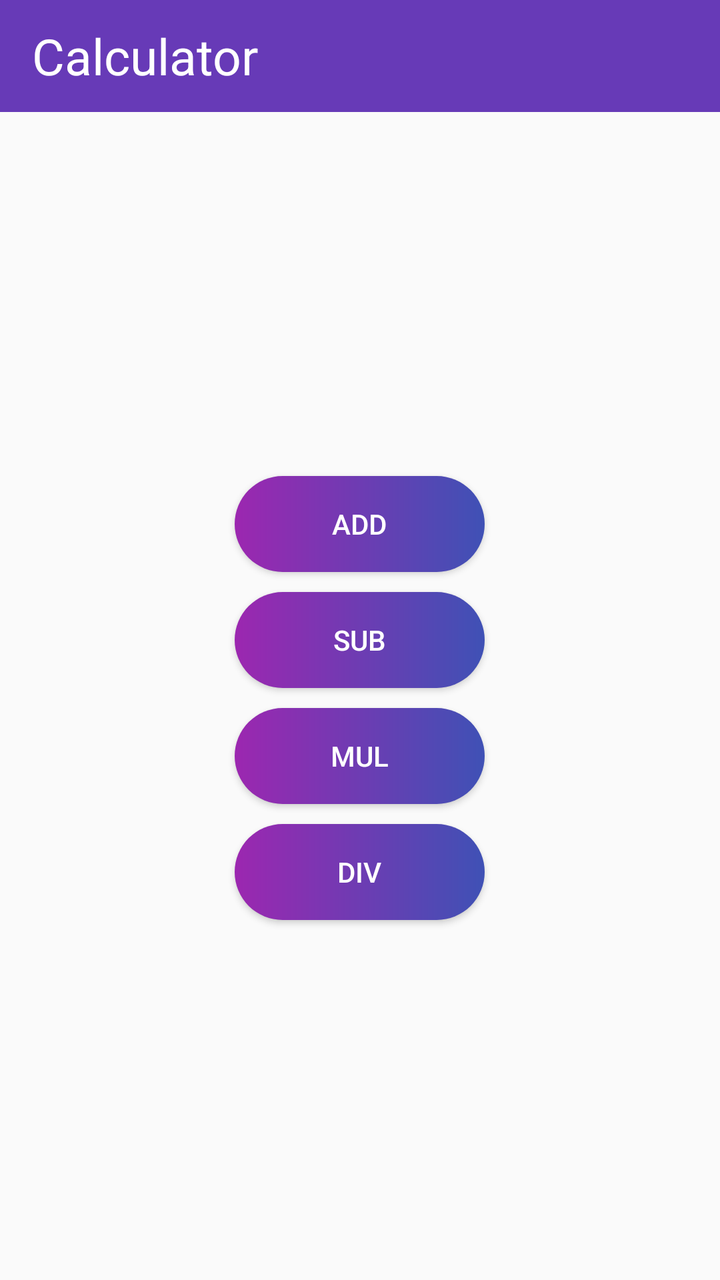
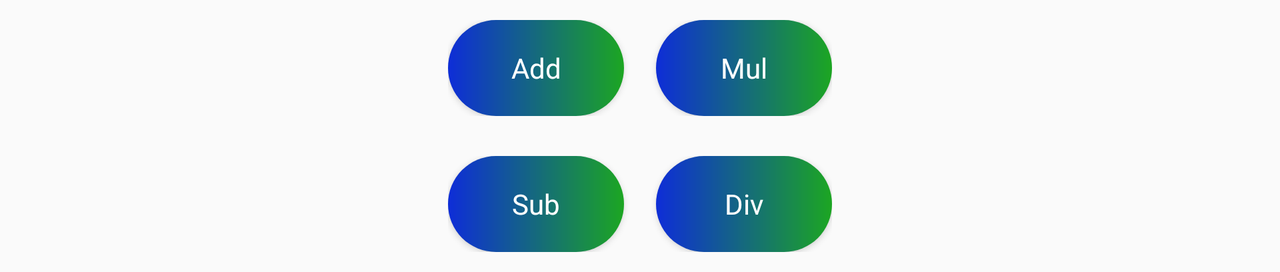

Compare how this app lays out the same screen by default and in its alternative resource folder. The renders come first, then the two layout files and the values they reference.
<!-- AndroidManifest.xml: application theme Theme.SampleCalculator -->
<!-- res/layout/activity_main.xml -->
<?xml version="1.0" encoding="utf-8"?>
<RelativeLayout xmlns:android="http://schemas.android.com/apk/res/android"
    xmlns:tools="http://schemas.android.com/tools"
    android:layout_width="match_parent"
    android:layout_height="match_parent"
    tools:context=".MainActivity"
    android:layout_centerInParent="true"
    >

    <include
        layout="@layout/custom_toolbar"
        />

    <Button
        android:id="@+id/btnAdd"
        android:layout_width="125dp"
        android:layout_height="wrap_content"
        android:text="@string/Add"
        android:layout_centerHorizontal="true"
        android:layout_above="@+id/btnSub"
        android:background="@drawable/custom_button"
        android:layout_marginBottom="10dp"
        android:textColor="#ffff"
       />

    <Button
        android:id="@+id/btnSub"
        android:layout_width="125dp"
        android:layout_height="wrap_content"
        android:text="@string/Sub"
        android:layout_centerHorizontal="true"
        android:layout_centerVertical="true"
        android:background="@drawable/custom_button"
        android:layout_marginBottom="10dp"
        android:textColor="#ffff"
        />

    <Button
        android:id="@+id/btnMul"
        android:layout_width="125dp"
        android:layout_height="wrap_content"
        android:text="@string/Mul"
        android:layout_below="@+id/btnSub"
        android:layout_centerHorizontal="true"
        android:background="@drawable/custom_button"
        android:layout_marginBottom="10dp"
        android:textColor="#ffff"
         />

    <Button
        android:id="@+id/btnDiv"
        android:layout_width="125dp"
        android:layout_height="wrap_content"
        android:text="@string/Div"
        android:layout_below="@+id/btnMul"
        android:layout_centerHorizontal="true"
        android:background="@drawable/custom_button"
        android:textColor="#ffff"
        />

    <TextView
        android:id="@+id/tvResult"
        android:layout_width="wrap_content"
        android:layout_height="wrap_content"
        android:textSize="20sp"
        android:visibility="gone"
        android:layout_centerInParent="true"
        />

    <Button
        android:id="@+id/btnReset"
        android:layout_width="wrap_content"
        android:layout_height="wrap_content"
        android:layout_marginTop="20dp"
        android:text="@string/Reset"
        android:visibility="gone"
        android:layout_below="@+id/tvResult"
        android:layout_centerHorizontal="true"
        android:background="@drawable/custom_landscape_btn"
        android:textColor="#ffff"
       />


</RelativeLayout>
<!-- res/layout/custom_toolbar.xml (included above) -->
<?xml version="1.0" encoding="utf-8"?>
<androidx.appcompat.widget.Toolbar xmlns:android="http://schemas.android.com/apk/res/android"
    android:layout_width="match_parent"
    android:layout_height="?attr/actionBarSize"
    android:background = "#673AB7"
    >

    <TextView
        android:layout_width="wrap_content"
        android:layout_height="wrap_content"
        android:text="Calculator "
        android:textSize="25dp"
        android:textColor="@color/white"
        />

</androidx.appcompat.widget.Toolbar>
<!-- resources referenced by this layout -->
<resources>
  <!-- drawable custom_button (drawable) -->
  <?xml version="1.0" encoding="utf-8"?>
  <shape xmlns:android="http://schemas.android.com/apk/res/android" android:shape="rectangle">
  
      <gradient android:startColor="#9C27B0"
          android:endColor="#3F51B5" />
      <corners android:radius="50dp"/>
  </shape>
  <!-- drawable custom_landscape_btn (drawable) -->
  <?xml version="1.0" encoding="utf-8"?>
  <shape xmlns:android="http://schemas.android.com/apk/res/android" android:shape="rectangle">
  
      <gradient android:startColor="#0E2DD8" android:endColor="#1CA622" />
      <corners android:radius="30dp"/>
  </shape>
  <string name="Add">Add</string>
  <string name="Div">Div</string>
  <string name="Mul">Mul</string>
  <string name="Reset">Reset</string>
  <string name="Sub">Sub</string>
  <style name="Theme.SampleCalculator" parent="Base.Theme.SampleCalculator" />
  <style name="Base.Theme.SampleCalculator" parent="Theme.AppCompat.DayNight.NoActionBar">
          
          
      </style>
</resources>
<!-- res/layout-land/activity_main.xml (the repository's variant of the layout above) -->
<!-- drawn on the phone turned sideways -->
<?xml version="1.0" encoding="utf-8"?>
<LinearLayout xmlns:android="http://schemas.android.com/apk/res/android"

    xmlns:tools="http://schemas.android.com/tools"
    android:layout_width="wrap_content"
    android:layout_height="wrap_content"
    android:layout_centerInParent="true"
    android:orientation="vertical"
    android:layout_gravity="center"
    android:gravity="center"
    tools:context=".MainActivity"
    >

        <LinearLayout
            android:layout_width="wrap_content"
            android:layout_height="wrap_content"
            android:padding="10dp"
            >
        <Button
            android:id="@+id/btnAdd"
            android:layout_marginEnd="16dp"
            android:layout_width="wrap_content"
            android:layout_height="wrap_content"
            android:background="@drawable/custom_landscape_btn"
            android:text="@string/Add"
            android:textColor="#ffff"
            style="?android:attr/buttonBarStyle"
            />

            <Button
                android:id="@+id/btnMul"
                android:layout_width="wrap_content"
                android:layout_height="wrap_content"
                android:background="@drawable/custom_landscape_btn"
                android:text="@string/Mul"
                android:textColor="#ffff"
                style="?android:attr/buttonBarStyle" />


        </LinearLayout>


<LinearLayout
    android:layout_width="wrap_content"
    android:layout_height="wrap_content"
    android:padding="10dp">

    <Button
        android:id="@+id/btnSub"
        android:layout_width="wrap_content"
        android:layout_height="wrap_content"
        android:layout_marginEnd="16dp"
        android:background="@drawable/custom_landscape_btn"
        android:text="@string/Sub"
        android:textColor="#ffff"
        style="?android:attr/buttonBarStyle" />

        <Button
            android:id="@+id/btnDiv"
            android:layout_width="wrap_content"
            android:layout_height="wrap_content"
            android:background="@drawable/custom_landscape_btn"
            android:text="@string/Div"
            android:textColor="#ffff"
            style="?android:attr/buttonBarStyle" />

</LinearLayout>

        <TextView
            android:id="@+id/tvResult"
            android:layout_width="wrap_content"
            android:layout_height="wrap_content"
            android:textSize="20sp"
            android:visibility="gone" />

        <Button
            android:id="@+id/btnReset"
            android:layout_width="wrap_content"
            android:layout_height="wrap_content"
            android:background="@drawable/custom_landscape_btn"
            android:text="@string/Reset"
            android:textColor="#ffff"
            android:visibility="gone" />

</LinearLayout>
<!-- resources referenced by the variant -->
<!-- as the phone turned sideways resolves them -->
<resources>
  <!-- drawable custom_landscape_btn (drawable) -->
  <?xml version="1.0" encoding="utf-8"?>
  <shape xmlns:android="http://schemas.android.com/apk/res/android" android:shape="rectangle">
  
      <gradient android:startColor="#0E2DD8" android:endColor="#1CA622" />
      <corners android:radius="30dp"/>
  </shape>
  <string name="Add">Add</string>
  <string name="Div">Div</string>
  <string name="Mul">Mul</string>
  <string name="Reset">Reset</string>
  <string name="Sub">Sub</string>
  <style name="Theme.SampleCalculator" parent="Base.Theme.SampleCalculator" />
  <style name="Base.Theme.SampleCalculator" parent="Theme.AppCompat.DayNight.NoActionBar">
          
          
      </style>
</resources>
